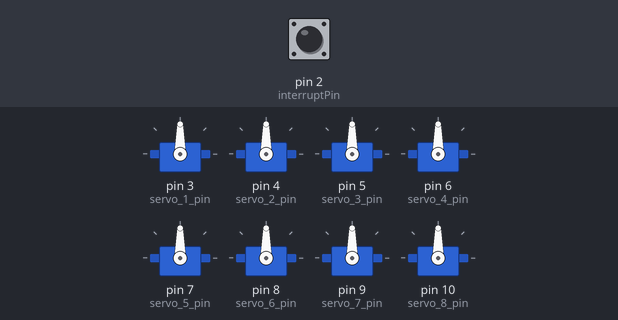
Bench run of a sketch on a simulated Arduino Uno, built with avr-gcc and run on an emulated ATmega328P. Shown: 8 × servo. Inputs (shaded band) come from the test bench; at power-on: pin 2 (interruptPin) LOW.

Above: at 0.1 s.
At 2.1 s:
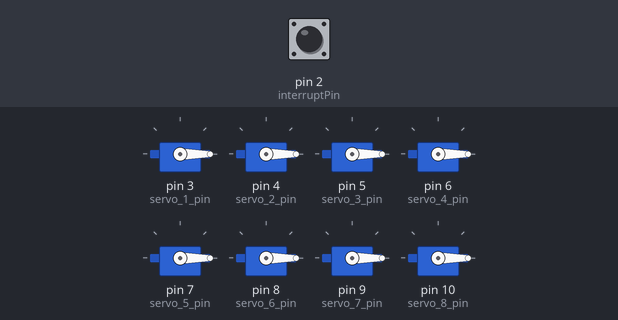
Timing chart, 0 to 3.6 s (numbered marks = the images above):
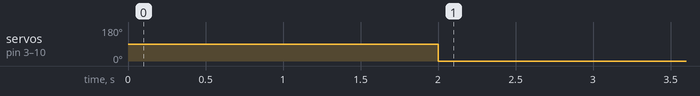

Measured:
- by itself, servo on pin 3 (servo_1_pin), servo on pin 4 (servo_2_pin), servo on pin 5 (servo_3_pin), servo on pin 6 (servo_4_pin), servo on pin 7 (servo_5_pin), servo on pin 8 (servo_6_pin), servo on pin 9 (servo_7_pin), servo on pin 10 (servo_8_pin): 90° → 0° at 2.0 s

The sketch:

sketch_241110PPMtoPWM8ch-2.ino
```cpp
//241107 ppm to pwm code 8ch-2
#include <Servo.h>
#include "src/PPMReader/PPMReader.h"// <PPMReader.h>
//#include <InterruptHandler.h>// 2022/01/27 Delete for more good move

int interruptPin = 2;
int channelAmount = 8;
PPMReader ppm(interruptPin, channelAmount);

int servo_1_pin = 3;
int servo_2_pin = 4;
int servo_3_pin = 5;
int servo_4_pin = 6;
int servo_5_pin = 7;
int servo_6_pin = 8;
int servo_7_pin = 9;
int servo_8_pin = 10;
volatile int ch3value = 1000;//Ch3
volatile int ch1value = 1500;//Ch1
volatile int ch2value = 1500;//Ch2
volatile int ch4value = 1500;//Ch4
volatile int ch5value = 1500;//Ch5
volatile int ch6value = 1500;//Ch6
volatile int ch7value = 1500;//Ch7
volatile int ch8value = 1500;//Ch8

Servo servo_1, servo_2, servo_3, servo_4, servo_5, servo_6, servo_7, servo_8; // create servo object to control a servo

void setup() {
  Serial.begin(9600);

pinMode(servo_1_pin, OUTPUT);
pinMode(servo_3_pin, OUTPUT);
pinMode(servo_4_pin, OUTPUT);
pinMode(servo_5_pin, OUTPUT);
pinMode(servo_6_pin, OUTPUT);
pinMode(servo_7_pin, OUTPUT);
pinMode(servo_8_pin, OUTPUT);

servo_1.attach(servo_1_pin);//output pin No
servo_2.attach(servo_2_pin);//output pin No
servo_3.attach(servo_3_pin);//output pin No
servo_4.attach(servo_4_pin);//output pin No
servo_5.attach(servo_5_pin);//output pin No
servo_6.attach(servo_6_pin);//output pin No
servo_7.attach(servo_7_pin);//output pin No
servo_8.attach(servo_8_pin);//output pin No

delay(2000);//Avoid abnormal positions at startup-wait 2 second until RX starts220306

}

void loop() {

  ch3value = ppm.rawChannelValue(3);//Ch3
  ch1value = ppm.rawChannelValue(1);//Ch1
  ch2value = ppm.rawChannelValue(2);//Ch2
  ch4value = ppm.rawChannelValue(4);//Ch4
  ch5value = ppm.rawChannelValue(5);//Ch5
ch6value = ppm.rawChannelValue(6);//Ch6
ch7value = ppm.rawChannelValue(7);//Ch7
ch8value = ppm.rawChannelValue(8);//Ch8

   servo_1.writeMicroseconds( ch1value );
 servo_2.writeMicroseconds( ch2value );
 servo_3.writeMicroseconds( ch3value );
 servo_4.writeMicroseconds( ch4value );
 servo_5.writeMicroseconds( ch5value );
 servo_6.writeMicroseconds( ch6value );
 servo_7.writeMicroseconds( ch7value );
 servo_8.writeMicroseconds( ch8value );

    //Serial.print("ch3value ");Serial.print(ch3value);
    //Serial.print(",\t");
    //Serial.print("ch1value ");Serial.print(ch1value);
    //Serial.print(",\t");
    //Serial.print("ch2value ");Serial.print(ch2value);
//Serial.print(",\t");
    //Serial.print("ch4value ");Serial.print(ch4value);
//Serial.print(",\t");
    //Serial.print("ch5value ");Serial.print(ch5value);
    //Serial.println(",\t");
    //Serial.print("ch6value ");Serial.print(ch6value);
    //Serial.println(",\t");
    //Serial.print("ch7value ");Serial.print(ch7value);
    //Serial.println(",\t");
    //Serial.print("ch8value ");Serial.print(ch8value);
    //Serial.println(",\t");
}
```

PPMReader.cpp
```cpp
// (licence header left out)
#include "PPMReader.h"

PPMReader *PPMReader::ppm;

void PPMReader::PPM_ISR(void) {
  ppm->handleInterrupt();
}


PPMReader::PPMReader(byte interruptPin, byte channelAmount):
    interruptPin(interruptPin), channelAmount(channelAmount) {
    // Setup an array for storing channel values
    rawValues = new unsigned [channelAmount];
    for (int i = 0; i < channelAmount; ++i) {
        rawValues[i] = 0;
    }
    // Attach an interrupt to the pin
    pinMode(interruptPin, INPUT);
    if(ppm == NULL) {
        ppm = this;
        attachInterrupt(digitalPinToInterrupt(interruptPin), PPM_ISR, RISING);
    }
}

PPMReader::~PPMReader(void) {
    detachInterrupt(digitalPinToInterrupt(interruptPin));
    if(ppm == this) ppm = NULL;
    delete [] rawValues;
}

void PPMReader::handleInterrupt(void) {
    // Remember the current micros() and calculate the time since the last pulseReceived()
    unsigned long previousMicros = microsAtLastPulse;
    microsAtLastPulse = micros();
    unsigned long time = microsAtLastPulse - previousMicros;

    if (time > blankTime) {
        // Blank detected: restart from channel 1
        pulseCounter = 0;
    }
    else {
        // Store times between pulses as channel values
        if (pulseCounter < channelAmount) {
            rawValues[pulseCounter] = time;
            ++pulseCounter;
        }
    }
}

unsigned PPMReader::rawChannelValue(byte channel) {
    // Check for channel's validity and return the latest raw channel value or 0
    unsigned value = 0;
    if (channel >= 1 && channel <= channelAmount) {
        noInterrupts();
        value = rawValues[channel-1];
        interrupts();
    }
    return value;
}

unsigned PPMReader::latestValidChannelValue(byte channel, unsigned defaultValue) {
    // Check for channel's validity and return the latest valid channel value or defaultValue.
    unsigned value = defaultValue;
	unsigned long timeout;
	noInterrupts();
	timeout = micros() - microsAtLastPulse;
	interrupts();
    if ((timeout < failsafeTimeout) && (channel >= 1) && (channel <= channelAmount)) {
        noInterrupts();
        value = rawValues[channel-1];
		interrupts();
		if (value >= minChannelValue - channelValueMaxError && value <= maxChannelValue + channelValueMaxError) {
			value = constrain(value, minChannelValue, maxChannelValue);
		}
        else value = defaultValue;
    }
    return value;
}
```

PPMReader.h
```cpp
// (licence header left out)
#ifndef PPM_READER
#define PPM_READER

#include <Arduino.h>

class PPMReader {

    public:

    // The range of a channel's possible values (microseconds)
    unsigned minChannelValue = 1000;
    unsigned maxChannelValue = 2000;

    // The maximum error (in either direction) in channel value with which the channel value is still considered valid
    unsigned channelValueMaxError = 10;

    // The minimum blanking time (microseconds) after which the frame current is considered to be finished
	// Should be bigger than maxChannelValue + channelValueMaxError
    unsigned blankTime = 2100;

	// The timeout (microseconds) after which the channels which were not updated are considered invalid
	unsigned long failsafeTimeout = 500000L;


    private:

    // The pin from which to listen for interrupts
    byte interruptPin = 0;

    // The number of channels to be expected in the PPM signal
    byte channelAmount = 0;

    // Arrays for keeping track of channel values
    volatile unsigned *rawValues = NULL;

    // A counter variable for determining which channel is being read next
    volatile byte pulseCounter = 0;

    // A time variable to remember when the last pulse was read
    volatile unsigned long microsAtLastPulse = 0;

    // Pointer to PPMReader object used by ISR. Replace by an array if multiple PPM reader instances are needed
    static PPMReader *ppm;

    public:

    PPMReader(byte interruptPin, byte channelAmount);
    ~PPMReader(void);

    // Returns the latest raw (not necessarily valid) value for the channel (starting from 1)
    unsigned rawChannelValue(byte channel);

    // Returns the latest received value that was considered valid for the channel (starting from 1)
    // Returns defaultValue if the channel hasn't received any valid values yet, or the PPM signal was absent for more than failsafeTimeout
    unsigned latestValidChannelValue(byte channel, unsigned defaultValue);

    private:

    // An interrupt service routine for handling the interrupts activated by PPM pulses
    void handleInterrupt(void);

    // Interrupt service routine function compatible with attachInterrupt. Add more funcitons if multiple PPM reader instances are needed
    static void PPM_ISR(void);

};

#endif
```
